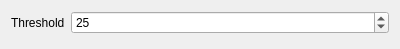
<?xml version="1.0" encoding="UTF-8"?>
<ui version="4.0">
 <class>SparkleAnimationControl</class>
 <widget class="QWidget" name="SparkleAnimationControl">
  <property name="geometry">
   <rect>
    <x>0</x>
    <y>0</y>
    <width>400</width>
    <height>49</height>
   </rect>
  </property>
  <property name="windowTitle">
   <string>Form</string>
  </property>
  <layout class="QGridLayout" name="gridLayout">
   <item row="0" column="0">
    <layout class="QFormLayout" name="formLayout">
     <item row="0" column="0">
      <widget class="QLabel" name="label_2">
       <property name="text">
        <string>Threshold</string>
       </property>
      </widget>
     </item>
     <item row="0" column="1">
      <widget class="QSpinBox" name="thresholdSpinBox">
       <property name="toolTip">
        <string>The chance of any given pixel being activate on each cycle</string>
       </property>
       <property name="minimum">
        <number>1</number>
       </property>
       <property name="maximum">
        <number>255</number>
       </property>
       <property name="value">
        <number>25</number>
       </property>
      </widget>
     </item>
    </layout>
   </item>
  </layout>
 </widget>
 <resources/>
 <connections/>
</ui>
